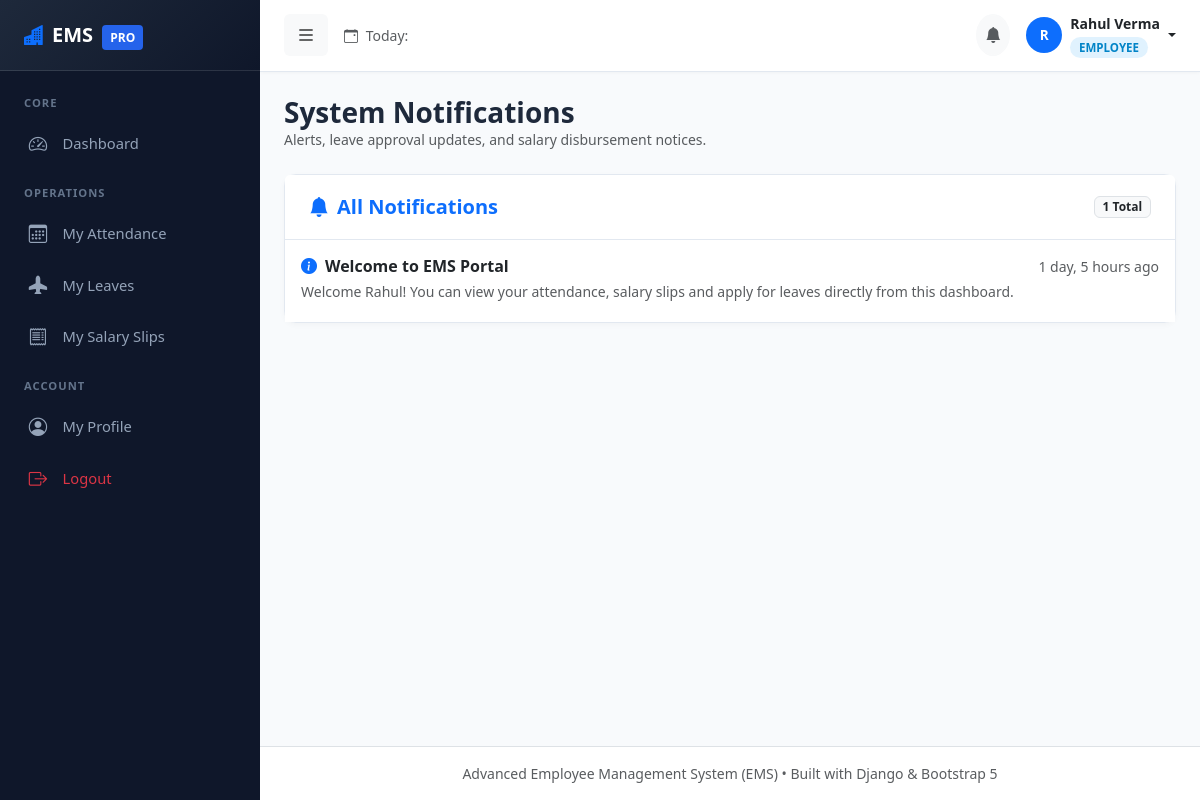
The page /accounts/notifications/ (signed in) on the database its author committed.
### accounts/models.py (models this page shows, shortened)
class UserProfile(models.Model):
    ROLE_CHOICES = (
        ('ADMIN', 'Admin'),
        ('HR', 'HR Manager'),
        ('EMPLOYEE', 'Employee'),
    )
    user = models.OneToOneField(User, on_delete=models.CASCADE, related_name='profile')
    role = models.CharField(max_length=20, choices=ROLE_CHOICES, default='EMPLOYEE')
    created_at = models.DateTimeField(auto_now_add=True)

class Notification(models.Model):
    recipient = models.ForeignKey(User, on_delete=models.CASCADE, related_name='notifications')
    title = models.CharField(max_length=200)
    message = models.TextField()
    is_read = models.BooleanField(default=False)
    link = models.CharField(max_length=255, blank=True, null=True)
    created_at = models.DateTimeField(auto_now_add=True)
    class Meta:
        ordering = ['-created_at']

### accounts/views.py (the view)
# urls.py: path('notifications/', views.notifications_view, name='notifications'),
@login_required
def notifications_view(request):
    notifications = Notification.objects.filter(recipient=request.user).order_by('-created_at')
    Notification.objects.filter(recipient=request.user, is_read=False).update(is_read=True)
    return render(request, 'notifications.html', {'notifications': notifications})

### employees/models.py (called while the page is built)
    @property
    def photo_url(self):
        if self.profile_photo and hasattr(self.profile_photo, 'url'):
            return self.profile_photo.url
        return None

### templates/notifications.html (shortened to what this page needs)
{% extends 'base.html' %}
{% block content %}
<div class="mb-4">
    <h3 class="fw-bold mb-0">System Notifications</h3>
    <p class="text-muted small mb-0">Alerts, leave approval updates, and salary disbursement notices.</p>
</div>
<div class="card form-card">
    <div class="card-header bg-white d-flex justify-content-between align-items-center">
        <h5 class="mb-0 fw-bold text-primary"><i class="bi bi-bell-fill me-2"></i>All Notifications</h5>
        <span class="badge bg-light text-dark border">{{ notifications.count }} Total</span>
    </div>
    <div class="card-body p-0">
        <div class="list-group list-group-flush">
            {% for notif in notifications %}
            <a href="{% if notif.link %}{{ notif.link }}{% else %}#{% endif %}" class="list-group-item list-group-item-action p-3">
                <div class="d-flex w-100 justify-content-between align-items-center mb-1">
                    <h6 class="mb-0 fw-bold text-dark">
                        <i class="bi bi-info-circle-fill text-primary me-2"></i>{{ notif.title }}
                    </h6>
                    <small class="text-muted">{{ notif.created_at|timesince }} ago</small>
                </div>
                <p class="mb-1 text-muted small">{{ notif.message }}</p>
            </a>
            {% empty %}
            <div class="p-5 text-center text-muted">
                <i class="bi bi-bell-slash fs-1 d-block mb-2 text-secondary"></i>
                You have no notifications at this time.
            </div>
            {% endfor %}
        </div>
    </div>
</div>
{% endblock %}

### templates/base.html (shortened to what this page needs)
<!DOCTYPE html>
<html lang="en">
<head>
    <link href="https://cdn.jsdelivr.net/npm/bootstrap@5.3.3/dist/css/bootstrap.min.css" rel="stylesheet">
    <link rel="stylesheet" href="https://cdn.jsdelivr.net/npm/bootstrap-icons@1.11.3/font/bootstrap-icons.min.css">
    {% load static %}
    <link rel="stylesheet" href="{% static 'css/style.css' %}">
</head>
<body>
    {% if user.is_authenticated %}
    <div class="d-flex" id="wrapper">
        <div id="sidebar-wrapper">
            <div class="sidebar-heading d-flex align-items-center justify-content-between">
                <div>
                    <i class="bi bi-buildings-fill text-primary me-2"></i>EMS <span class="brand-badge ms-1">PRO</span>
                </div>
            </div>
            <div class="py-2">
                <div class="sidebar-category">Core</div>
                <a href="{% url 'dashboard' %}" class="sidebar-nav-item {% if request.resolver_match.url_name == 'dashboard' %}active{% endif %}">
                    <i class="bi bi-speedometer2"></i> Dashboard
                </a>
                <div class="sidebar-category">Operations</div>
                {% if is_employee_user %}
                <a href="{% url 'my_attendance' %}" class="sidebar-nav-item {% if request.resolver_match.url_name == 'my_attendance' %}active{% endif %}">
                    <i class="bi bi-calendar3"></i> My Attendance
                </a>
                <a href="{% url 'my_leaves' %}" class="sidebar-nav-item {% if request.resolver_match.url_name == 'my_leaves' or request.resolver_match.url_name == 'leave_apply' %}active{% endif %}">
                    <i class="bi bi-airplane-fill"></i> My Leaves
                </a>
                <a href="{% url 'my_salary' %}" class="sidebar-nav-item {% if request.resolver_match.url_name == 'my_salary' %}active{% endif %}">
                    <i class="bi bi-receipt"></i> My Salary Slips
                </a>
                {% endif %}
                <div class="sidebar-category">Account</div>
                <a href="{% url 'profile' %}" class="sidebar-nav-item {% if request.resolver_match.url_name == 'profile' %}active{% endif %}">
                    <i class="bi bi-person-circle"></i> My Profile
                </a>
                <a href="{% url 'logout' %}" class="sidebar-nav-item text-danger">
                    <i class="bi bi-box-arrow-right"></i> Logout
                </a>
            </div>
        </div>
        <div id="page-content-wrapper">
            <nav class="navbar navbar-expand-lg top-navbar">
                <div class="container-fluid px-0">
                    <button class="btn btn-light border-0 me-3" id="sidebarToggle" type="button">
                        <i class="bi bi-list fs-5"></i>
                    </button>
                    <div class="d-none d-md-flex align-items-center">
                        <span class="text-muted small">
                            <i class="bi bi-calendar-event me-1"></i> Today: {{ today|date:"l, d F Y" }}
                        </span>
                    </div>
                    <div class="ms-auto d-flex align-items-center gap-3">
                        <div class="dropdown">
                            <a class="btn btn-light position-relative rounded-circle p-2" href="#" role="button" data-bs-toggle="dropdown" aria-expanded="false">
                                <i class="bi bi-bell-fill text-muted"></i>
                            </a>
                        </div>
                        <div class="dropdown">
                            <a class="d-flex align-items-center text-decoration-none dropdown-toggle text-dark" href="#" role="button" data-bs-toggle="dropdown" aria-expanded="false">
                                {% if current_employee and current_employee.photo_url %}
                                <img src="{{ current_employee.photo_url }}" alt="Profile" class="navbar-user-avatar me-2">
                                {% else %}
                                <div class="emp-table-avatar me-2 bg-primary text-white">
                                    {{ user.first_name|default:user.username|slice:":1"|upper }}
                                </div>
                                {% endif %}
                                <div class="d-none d-lg-block text-start me-1">
                                    <div class="fw-bold small">{{ user.first_name|default:user.username }} {{ user.last_name }}</div>
                                    <span class="role-badge role-{{ user_role|lower }}">{{ user_role }}</span>
                                </div>
                            </a>
                        </div>
                    </div>
                </div>
            </nav>
            <main class="container-fluid p-4">
                {% block content %}{% endblock %}
            </main>
            <footer class="mt-auto py-3 bg-white border-top text-center text-muted small">
                <div class="container-fluid">
                    Advanced Employee Management System (EMS) &bull; Built with Django &amp; Bootstrap 5
                </div>
            </footer>
        </div>
    </div>
    {% endif %}
</body>
</html>

### static/css/style.css (style rules this page uses)
:root { --primary: #2563eb; --primary-hover: #1d4ed8; --secondary: #64748b; --dark-sidebar: #0f172a; --sidebar-hover: #1e293b; --sidebar-active: #3b82f6; --sidebar-text: #94a3b8; --sidebar-text-active: #ffffff; --bg-main: #f8fafc; --card-bg: #ffffff; --border-color: #e2e8f0; --text-main: #1e293b; --text-muted: #64748b; }
body { font-family: 'Segoe UI', Roboto, -apple-system, BlinkMacSystemFont, sans-serif; background-color: var(--bg-main); color: var(--text-main); min-height: 100vh; }
#sidebar-wrapper { min-height: 100vh; width: 260px; background-color: var(--dark-sidebar); transition: margin 0.25s ease-out; position: sticky; top: 0; z-index: 1020; }
#sidebar-wrapper .sidebar-heading { padding: 1.25rem 1.5rem; font-size: 1.25rem; font-weight: 700; color: #fff; background: linear-gradient(135deg, #1e293b 0%, #0f172a 100%); border-bottom: 1px solid rgba(255, 255, 255, 0.1); }
.sidebar-heading .brand-badge { background: var(--primary); font-size: 0.75rem; padding: 0.25rem 0.5rem; border-radius: 4px; }
.sidebar-category { font-size: 0.7rem; text-transform: uppercase; letter-spacing: 1px; color: #64748b; padding: 1rem 1.5rem 0.35rem; font-weight: 700; }
.sidebar-nav-item { display: flex; align-items: center; padding: 0.75rem 1.5rem; color: var(--sidebar-text); text-decoration: none; font-weight: 500; font-size: 0.92rem; transition: all 0.2s ease; border-left: 3px solid transparent; }
.sidebar-nav-item i { font-size: 1.15rem; margin-right: 0.85rem; width: 22px; text-align: center; }
#page-content-wrapper { flex: 1; min-width: 0; display: flex; flex-direction: column; }
.top-navbar { background: #ffffff; border-bottom: 1px solid var(--border-color); padding: 0.8rem 1.5rem; box-shadow: 0 1px 3px rgba(0,0,0,0.03); }
.role-badge { font-size: 0.72rem; padding: 0.2rem 0.55rem; border-radius: 20px; font-weight: 600; }
.role-employee { background-color: #e0f2fe; color: #0284c7; }
.emp-table-avatar { width: 36px; height: 36px; border-radius: 50%; object-fit: cover; background-color: #e2e8f0; display: inline-flex; align-items: center; justify-content: center; font-weight: 600; color: #475569; font-size: 0.85rem; }
.form-card { background: #ffffff; border-radius: 12px; border: 1px solid var(--border-color); box-shadow: 0 2px 6px rgba(0,0,0,0.03); }
.form-card .card-header { background: #ffffff; border-bottom: 1px solid var(--border-color); padding: 1.25rem 1.5rem; font-weight: 600; }

### rows shown on the page
UserProfile: role "EMPLOYEE"
Notification: title "Welcome to EMS Portal", created_at "1 day, 5 hours", message "Welcome Rahul! You can view your attendance, salary slips and apply for leaves directly from this dashboard."

### other values the page prints
{{ user.first_name|default:user.username|slice:":1"|upper }} "R"
{{ user.first_name|default:user.username }} "Rahul"
{{ user.last_name }} "Verma"
{{ notifications.count }} "1"
